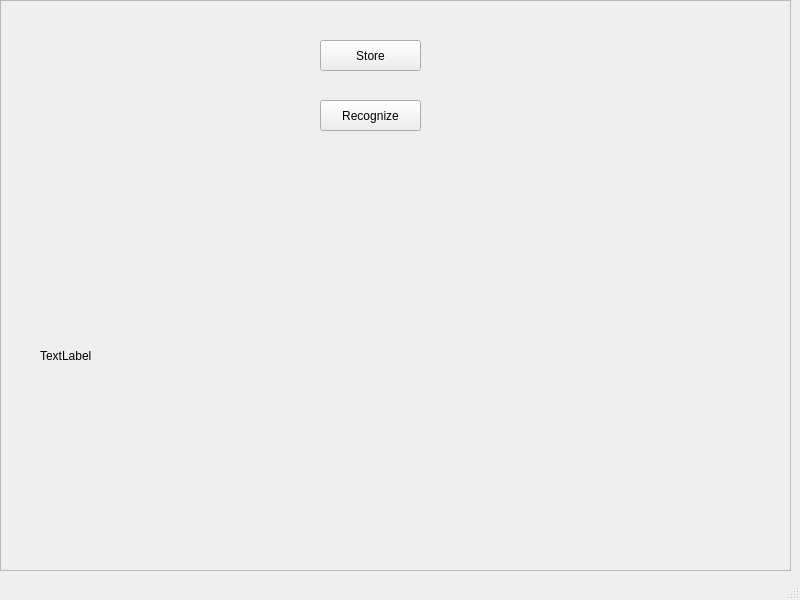
<?xml version="1.0" encoding="UTF-8"?>
<ui version="4.0">
 <class>MainWindow</class>
 <widget class="QMainWindow" name="MainWindow">
  <property name="geometry">
   <rect>
    <x>0</x>
    <y>0</y>
    <width>800</width>
    <height>600</height>
   </rect>
  </property>
  <property name="windowTitle">
   <string>MainWindow</string>
  </property>
  <widget class="QWidget" name="centralwidget">
   <widget class="QFrame" name="frame">
    <property name="geometry">
     <rect>
      <x>0</x>
      <y>0</y>
      <width>791</width>
      <height>571</height>
     </rect>
    </property>
    <property name="frameShape">
     <enum>QFrame::StyledPanel</enum>
    </property>
    <property name="frameShadow">
     <enum>QFrame::Raised</enum>
    </property>
    <widget class="QPushButton" name="pushButton">
     <property name="geometry">
      <rect>
       <x>320</x>
       <y>40</y>
       <width>101</width>
       <height>31</height>
      </rect>
     </property>
     <property name="text">
      <string>Store</string>
     </property>
    </widget>
    <widget class="QPushButton" name="pushButton_2">
     <property name="geometry">
      <rect>
       <x>320</x>
       <y>100</y>
       <width>101</width>
       <height>31</height>
      </rect>
     </property>
     <property name="text">
      <string>Recognize</string>
     </property>
    </widget>
    <widget class="QLabel" name="label">
     <property name="geometry">
      <rect>
       <x>40</x>
       <y>190</y>
       <width>721</width>
       <height>331</height>
      </rect>
     </property>
     <property name="text">
      <string>TextLabel</string>
     </property>
    </widget>
   </widget>
  </widget>
  <widget class="QMenuBar" name="menubar">
   <property name="geometry">
    <rect>
     <x>0</x>
     <y>0</y>
     <width>800</width>
     <height>21</height>
    </rect>
   </property>
  </widget>
  <widget class="QStatusBar" name="statusbar"/>
 </widget>
 <resources/>
 <connections/>
</ui>
